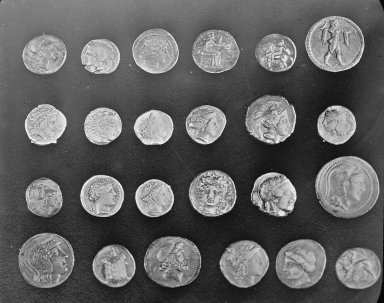
#> input picture skimage.data.coins(), 384 x 303 px
$ jupyter execute --allow-errors 00_images_are_arrays.ipynb   (shell and % lines are left out)   (older library calls are emulated)
#> lines starting #> are read from the running program, lines starting #| are printed output that depends on the picture; after the words box and inside, x2 and y2 are one past the last pixel; in counts of white or black regions, pixels touching at a corner belong together; long printed decimals are rounded
### lectures/skdemo/_skdemo.py
from __future__ import division

import numpy as np
import matplotlib.pyplot as plt
from mpl_toolkits import axes_grid1 # For colorbars

from scipy.ndimage import grey_dilation

from skimage import img_as_float
from skimage import color
from skimage import exposure
from skimage.util.dtype import dtype_limits

from matplotlib.colors import NoNorm, BoundaryNorm, ListedColormap
from matplotlib import cm
from matplotlib.cm import ScalarMappable, get_cmap


__all__ = ['imshow_all', 'imshow_with_histogram', 'mean_filter_demo',
           'mean_filter_interactive_demo', 'plot_cdf', 'plot_histogram',
           'colorbars','add_colorbar','match_axes_height',
           'scatter_matrix', 'force_integer_ticks',
           'discrete_cmap', 'discrete_colorbar',
           'show_segmentation', 'show_features']


# Gray-scale images should actually be gray!
plt.rcParams['image.cmap'] = 'gray'


#--------------------------------------------------------------------------
#  Custom `imshow` functions
#--------------------------------------------------------------------------

# [84 lines left out: functions imshow_rgb_shifted, imshow_all, imshow_with_histogram, not called in this run]


#--------------------------------------------------------------------------
#  Helper functions
#--------------------------------------------------------------------------

def add_colorbar(im, aspect=20, pad_fraction=0.5, **kwargs):
    """Add a vertical color bar to an image plot.

    See https://stackoverflow.com/a/33505522"""
    divider = axes_grid1.make_axes_locatable(im.axes)
    width = axes_grid1.axes_size.AxesY(im.axes, aspect=1./aspect)
    pad = axes_grid1.axes_size.Fraction(pad_fraction, width)
    current_ax = plt.gca()
    cax = divider.append_axes("right", size=width, pad=pad)
    plt.sca(current_ax)
    return im.axes.figure.colorbar(im, cax=cax, **kwargs)

def colorbars(axes=None, fig=None, return_handles=False,
              aspect=20, pad_fraction=0.5, **kwargs):
    """
    Add colorbars to all axes that contain an image
    `axes`: axes to which colorbars will be added
            Axes object, list of Axes or array of Axes
    `fig`: if `axes` is None, figure from which to extract axes
         if both `axes` and `fig` are None, apply to current figure
    `return_handles`: if True, returns a list of Colorbar objects
    `aspect`: aspect ratio of the colorbar (default 20)
    `pad_fraction`: space between image and colorbar (default 0.5)
    `**kwargs`: other parameters passed to `plt.colorbar`
    """
    if (axes is None):
        if (fig is None):
            fig = plt.gcf()
        axes=fig.axes
    if (type(axes) is list or type(axes) is np.ndarray):
        cbars=[]
        for ax in axes:
            cb = colorbars(ax, return_handles=True,
                           aspect=aspect, pad_fraction=pad_fraction,
                           **kwargs)
            cbars.extend(cb)
    else:
        imgs=axes.images
        if (len(imgs)>0):
            #return [plt.colorbar(imgs[0],ax=axes)] # Use first image from the axes
            cbars=[add_colorbar(imgs[0],aspect=aspect, pad_fraction=pad_fraction, **kwargs)]
        else:
            cbars=[]
    if return_handles:
        return cbars
    else:
        return

# [125 lines left out: functions match_axes_height, plot_cdf, plot_histogram, _plot_histogram, iter_channels, mean_filter_demo and 4 more, not called in this run]

#-------------------------------------------------------------------------
# Classification demo
#-------------------------------------------------------------------------

from matplotlib.colors import Normalize, colorConverter

# [209 lines left out: functions discrete_cmap, discrete_colorbar, scatter_matrix, show_segmentation, show_features, force_integer_ticks, not called in this run]


### lectures/00_images_are_arrays.ipynb
[cell 1]
#%matplotlib notebook
#%matplotlib auto

[cell 2]
import numpy as np
from matplotlib import pyplot as plt
import skimage

[cell 3]
import skdemo

# Images are numpy arrays

Images are represented in ``scikit-image`` using standard ``numpy`` arrays.  This allows maximum inter-operability with other libraries in the scientific Python ecosystem, such as ``matplotlib`` and ``scipy``.

Let's see how to build a grayscale image as a 2D array:

[cell 4]
import numpy as np
from matplotlib import pyplot as plt

random_image = np.random.random([50, 50])

plt.imshow(random_image, cmap='gray', interpolation='nearest');
plt.tight_layout()

The same holds for "real-world" images:

[cell 5]
from skimage import data

coins = data.coins()
#> coins is the input picture: shape (303, 384); min 1, max 252, mean 96.9

print(type(coins), coins.dtype, coins.shape)
#| <class 'numpy.ndarray'> uint8 (303, 384)
plt.figure()
plt.imshow(coins, cmap='gray', interpolation='nearest');
plt.tight_layout()

A color image is a 3D array, where the last dimension has size 3 and represents the red, green, and blue channels:

[cell 6]
cat = data.chelsea()
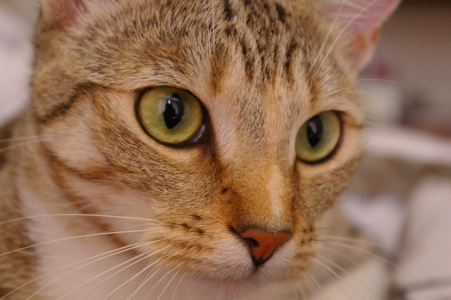
#> input picture skimage.data.chelsea(), 451 x 300 px
#> cat is the input picture: shape (300, 451, 3); mean R, G, B 147.7, 111.4, 86.8
print("Shape:", cat.shape)
#| Shape: (300, 451, 3)
print("Values min/max:", cat.min(), cat.max())
#| Values min/max: 0 231

plt.imshow(cat, interpolation='nearest');
plt.tight_layout()

These are *just numpy arrays*. Making a red square is easy using just array slicing and manipulation. Note that first dimension is row (y coordinate), second dimension is column (x coordinate) and last dimension is channel (R,G,B). Pixel coordinates start at (0,0) on the top-left corner.

[cell 7]
cat[10:60, 10:210, :] = [255, 0, 0]  # [red, green, blue]
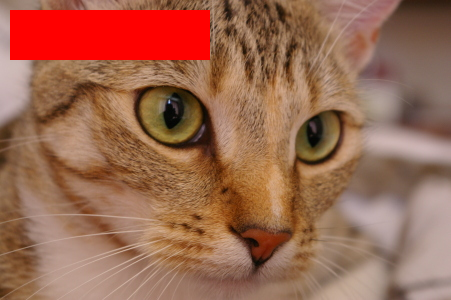
#> cat: shape (300, 451, 3); 7.39% of pixels changed, all inside (x1, y1, x2, y2) = (10, 10, 210, 60)
plt.imshow(cat);

Images can also include transparent regions by adding a 4th channel, called an *alpha layer*.

__Other shapes, and their meanings__

|Image type|Coordinates|
|:---|:---|
|2D grayscale|(row, column)|
|2D multichannel|(row, column, channel)|
|3D grayscale|(plane, row, column)|
|3D multichannel|(plane, row, column, channel)|

## Data types and image values

In literature, one finds different conventions for representing image values:

```
  0 - 255   where  0 is black, 255 is white
  0 - 1     where  0 is black, 1 is white
```

``scikit-image`` supports both conventions--the choice is determined by the
data-type of the array.

Let's generate two valid images and display them:

[cell 8]
linear0 = np.linspace(0, 1, 2500).reshape((50, 50))
linear1 = np.linspace(0, 255, 2500).reshape((50, 50)).astype(np.uint8)

print("Linear0:", linear0.dtype, linear0.min(), linear0.max())
print("Linear1:", linear1.dtype, linear1.min(), linear1.max())

fig, (ax0, ax1) = plt.subplots(1, 2, figsize=(6,2))
ax0.imshow(linear0, cmap='gray'); ax0.set_title('Linear0')
ax1.imshow(linear1, cmap='gray'); ax1.set_title('Linear1');
skdemo.colorbars()

They do not have the same values, but they look exactly the same !

The library is designed in such a way that any data-type is allowed as input,
as long as the range is correct (0-1 for floating point images, 0-255 for unsigned bytes,
0-65535 for unsigned 16-bit integers).

This is achieved through the use of a few utility functions, such as ``img_as_float`` and ``img_as_ubyte``:

[cell 9]
from skimage import img_as_float, img_as_ubyte

image = data.chelsea()

image_float = img_as_float(image)
image_ubyte = img_as_ubyte(image)

print("type, min, max:", image_float.dtype, image_float.min(), image_float.max())
#| type, min, max: float64 0.0 0.9059
print("type, min, max:", image_ubyte.dtype, image_ubyte.min(), image_ubyte.max())
#| type, min, max: uint8 0 231

print("231/255 =", 231/255.)

Your code would then typically look like this:

```python
def my_function(any_image):
   float_image = img_as_float(any_image)
   # Proceed, knowing image is in [0, 1]
```

We recommend using the floating point representation, given that
``scikit-image`` mostly uses that format internally.

## Displaying images using matplotlib

Before we get started, a quick note about plotting images---specifically, plotting gray-scale images with Matplotlib. We'll want to make sure we have numpy and matplotlib imported.

[cell 10]
import matplotlib.pyplot as plt
import numpy as np

First, let's grab an example image from `scikit-image`.

[cell 11]
from skimage import data

image = data.camera()
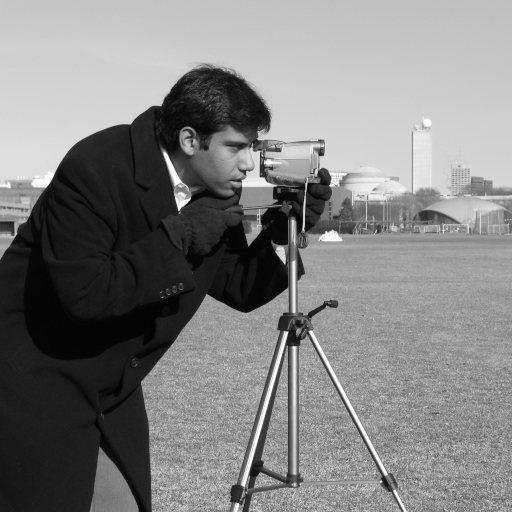
#> input picture skimage.data.camera(), 512 x 512 px
#> image is the input picture: shape (512, 512); min 0, max 255, mean 129.1

### Colormap

The colormap _maps_ scalar values to colors. Depending on the colormap, the same value of `image[i,j]` will be displayed as a different color.

If we plot a gray-scale image using the default colormap, `jet`, and a gray-scale color
map, `gray`, you can easily see the difference. Note that we added the colorbar to the side to see the colormap mapping from scalar values to colors.

[cell 12]
fig, (ax_jet, ax_gray) = plt.subplots(ncols=2, figsize=(10, 3.5))

im=ax_jet.imshow(image, cmap='jet'); plt.colorbar(im, ax=im.axes)
im=ax_gray.imshow(image, cmap='gray'); plt.colorbar(im, ax=im.axes);

Notice how the face looks distorted and splotchy with the `jet` colormap. Also, this colormap distorts the concepts of light and dark, and there are artificial boundaries created by the different color hues.

Here's another example:

[cell 13]
X, Y = np.mgrid[-5:5.1:0.1, -5:5.1:0.1]
R = np.exp(-(X**2 + Y**2) / 15)

fig, (ax_jet, ax_gray) = plt.subplots(1, 2)
ax_jet.imshow(R, cmap='jet')
ax_gray.imshow(R, cmap='gray');
skdemo.colorbars(); fig.tight_layout()

Woah!  See all those non-existing contours?

Matplotlib has many different colormaps for various applications, that are almost always a better choice than `jet`. For instance:
- Perceptually uniform sequential colormap `viridis`
- Diverging colormaps (two different colors diverging from a central one) `seismic`
- Inverted grey levels `binary`

See more at https://matplotlib.org/examples/color/colormaps_reference.html

[cell 14]
fig, axes = plt.subplots(1, 4, figsize=(12, 2))

for i,cmap_name in enumerate(['viridis', 'seismic', 'gray', 'binary']):
    im=axes[i].imshow(R, cmap=cmap_name)
    plt.colorbar(im, ax=axes[i])
    axes[i].set_title(cmap_name)

Don't worry: color images are unaffected by this change. The colormap applies only to scalar images.

Note: To get a bit more insight into how `mgrid` worked, lets also display `X`, `Y` and `X**2+Y**2`:

[cell 15]
fig, (ax_X, ax_Y, ax_D) = plt.subplots(1, 3,figsize=(8,3))
ax_X.imshow(X, cmap='seismic'); ax_X.set_title('X')
ax_Y.imshow(Y, cmap='seismic'); ax_Y.set_title('Y')
ax_D.imshow((X**2+Y**2), cmap='viridis'); ax_D.set_title('X**2+Y**2')
skdemo.colorbars()
fig.tight_layout()

We have used ``numpy.ndgrid`` to generate a grid of `X[i,j]` and `Y[i,j]` values that go from -5 to 5. Array `R` is generated using element-wise operations that correspond to equation
$$R[i,j] = \exp\left(-\frac{X[i,j]^2+Y[i,j]^2}{15}\right)$$
$R[i,j]$  is maximal with value `1.0` in the center where $X[i,j]=Y[i,j]=0$, and decrease as the distance from the center increases.

To avoid having to set `cmap` explicitely in ``imshow``, you can add the following setting at the top of any script to change the default colormap:

[cell 16]
plt.rcParams['image.cmap'] = 'gray'

### Interpolation method

What is displayed has always to be adapted to the screen. First thing is that the size of the image in pixels almost never corresponds to the size on the screen. The image has to be resized first, which matplotlib do automatically for us. When the size on screen is larger than the image size, interpolation is used to make it larger than it is actually.

Here, we create a simple image manually and display it using `nearest` and `bilinear` interpolation:

[cell 17]
from matplotlib.ticker import MaxNLocator

bitmap=np.array([[0,1,0,1,1,1],[1,0,1,0,1,1],[0,1,0.5,0,0,1],[1,0,1,0,0,0]])

fig, axes = plt.subplots(1, 3, figsize=(12, 3))

for i,interp_name in enumerate(['nearest', 'bilinear', 'bicubic']):
    im=axes[i].imshow(bitmap, interpolation=interp_name)
    #plt.colorbar(im, ax=axes[i],shrink=0.6)
    skdemo.add_colorbar(im)
    axes[i].set_title(interp_name)
    axes[i].set_xticks(range(bitmap.shape[1]))
    axes[i].set_yticks(range(bitmap.shape[0]))

- `nearest` simply replaces each pixel by a rectangle to match the display size. This is the approach that is the best to really control what we display, as it does not make any assumption on the content of the image.
- `bilinear` instead tries to produce a reconstruction of the real image assuming it is piecewise linear.
- `bicubic` is the default, and assume the real image should be smooth.

Let's see on a part of the photograph image:

[cell 18]
face = image[100:160, 220:280]

fig, axes = plt.subplots(1, 3, figsize=(12,5))

for i,interp_name in enumerate(['nearest', 'bilinear', 'bicubic']):
    im=axes[i].imshow(face, interpolation=interp_name)
    axes[i].set_title(interp_name)

To keep control and avoid any artifacts due to the interpolation, we can configure the default to `nearest`:

[cell 19]
plt.rcParams['image.interpolation'] = 'nearest'

### Interactive demo: interpolation and color maps

Let's first check the `interact` functionalities works. We should see a dropdown menu for `x`, and a slider for `y`.

[cell 20]
from ipywidgets import interact, fixed, FloatSlider
from collections import OrderedDict

# Test Interactive demo
def f(x,y):
    print('The values are: ',x ,', ',y)
interact(f,x=OrderedDict((str(v), v) for v in [1,2,3,4,10,20]), y=FloatSlider(min=0,max=30,step=0.5))
#> the sliders are set to x = OrderedDict([('1', 1), ('2', 2, y = <module 'ipywidgets.FloatSlide
#> the sliders are set to image = <module 'ipywidgets.fixed_' fr, cmap = Accent, interpolation = nearest, x0 = 24, y0 = 40

[cell 21]
## Interactive code
from ipywidgets import interact, fixed, IntSlider
from matplotlib import cm as colormaps
import matplotlib.colors
import inspect

def imshow_params(image, cmap='gray', interpolation='bicubic', x0=0, y0=0):
    N=16

    fig, axes = plt.subplots(1, 4, figsize=(15, 4))

    reverse_cmap=False
    if reverse_cmap:
        cmap = cmap + '_r'

    axes[0].imshow(image, cmap='gray', interpolation='nearest')
    axes[0].plot([x0,x0+N,x0+N,x0,x0],[y0,y0,y0+N,y0+N,y0],'r')
    axes[0].set_xlim(-0.5,image.shape[1]-0.5)
    axes[0].set_ylim(-0.5,image.shape[0]-0.5)
    axes[0].invert_yaxis()
    axes[0].set_title('Original')

    axes[1].imshow(image[y0:y0+N, x0:x0+N], cmap='gray', interpolation='nearest')
    axes[1].set_title('{N}x{N} block'.format(N=N))
    axes[1].set_xlabel('No interpolation')

    axes[2].imshow(image, cmap=cmap, interpolation=interpolation)
    axes[2].set_title('%s colormap' % cmap)
    axes[2].set_xlabel('%s interpolation' % interpolation)

    axes[3].imshow(image[y0:y0+N, x0:x0+N], cmap=cmap, interpolation=interpolation)
    axes[3].set_title('{N}x{N} block'.format(N=N))
    axes[3].set_xlabel('%s interpolation' % interpolation)

    #axes[4].imshow(R, cmap=cmap, interpolation=interpolation)
    #axes[4].set_title('%s colormap' % cmap)
    #axes[4].set_xlabel('%s interpolation' % interpolation)

    for ax in axes:
        ax.set_xticks([])
        ax.set_yticks([])

cmaplist=sorted([c for c in dir(colormaps)
                       if not c.endswith('_r') and
                          isinstance(getattr(colormaps, c),
                                     matplotlib.colors.Colormap)],
                      key=lambda x: x.lower())

[cell 22]
import warnings
warnings.filterwarnings('ignore')

#> (the rest of this cell did not finish here and is left out)

## Image resizing

The library `skimage` allows to resize images either using a scaling factor (`transform.rescale`), or the size of the output image (`transform.resize`). A common application is if we want to process an image that is very large and we do not need all the details, we can rescale it before processing to reduce the memory and computational load.

Note: when displaying with `imshow`, the image is resized automatically to the plot area; we do not need to can these functions ourselves. Always look at the axes ticks to confirm the size of the actual image. For instance, in the next cell, the first and second image are displayed with the same size, but the second one has 4 times less pixels on each dimension.

[cell 23]
image.shape
#> Out = (512, 512)

[cell 24]
from skimage import transform

image2 = transform.rescale(image, 0.25, multichannel=False, mode='reflect', anti_aliasing=True)
image3 = transform.resize(image, [20,30], anti_aliasing=True, mode='reflect')

fig, axes = plt.subplots(1,3,figsize=(10,3))
axes[0].imshow(image);  axes[0].set_title("{}".format(image.shape))
axes[1].imshow(image2); axes[1].set_title("{}".format(image2.shape))
axes[2].imshow(image3); axes[2].set_title("{}".format(image3.shape))

## Image I/O

Mostly, we won't be using input images from the scikit-image example data sets.  Those images are typically stored in JPEG or PNG format.  Since scikit-image operates on NumPy arrays, *any* image reader library that provides arrays will do.  Options include matplotlib, pillow, imageio, imread, etc.

scikit-image conveniently wraps many of these in the `io` submodule, and will use whatever option is available:

[cell 25]
from skimage import io

balloon = io.imread('../images/balloon.jpg')
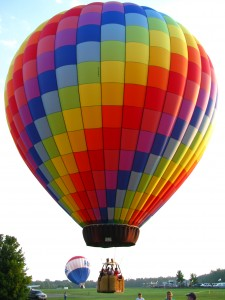
#> input picture images/balloon.jpg, 225 x 300 px
#> balloon is the input picture: shape (300, 225, 3); mean R, G, B 170.1, 140.5, 129.3

print(type(balloon))
#| <class 'numpy.ndarray'>
plt.imshow(balloon);

print(balloon.shape)
#| (300, 225, 3)

We also have the ability to load multiple images, or multi-layer TIFF images:

[cell 26]
ic = io.imread_collection('../images/*.png')
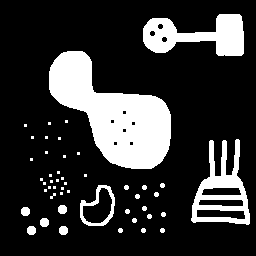
#> input picture images/bwshapes.png, 256 x 256 px
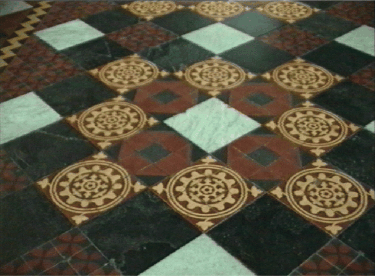
#> input picture images/chapel_floor.png, 376 x 277 px
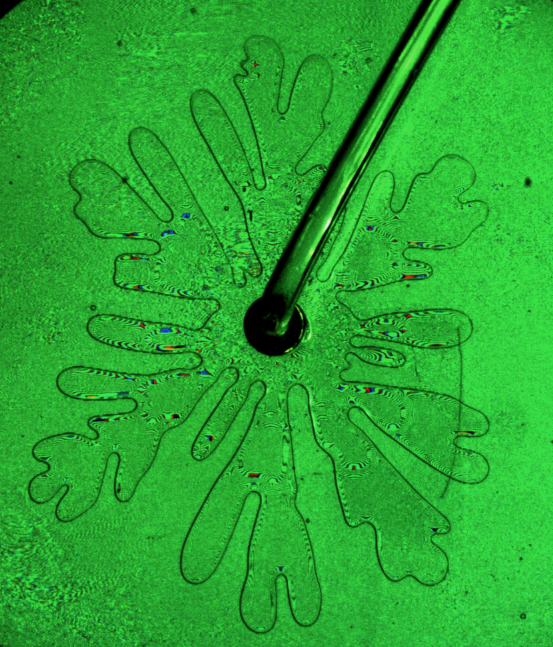
#> input picture images/fingers.png, 553 x 647 px
#> ic = 3 items

print(type(ic), '\n\n', ic)
#> (printed output is left out)

[cell 27]
f, axes = plt.subplots(nrows=1, ncols=len(ic), figsize=(15, 10))

for i, image in enumerate(ic):
    axes[i].imshow(image, cmap='gray')
    axes[i].axis('off')
#> this loop made 3 passes
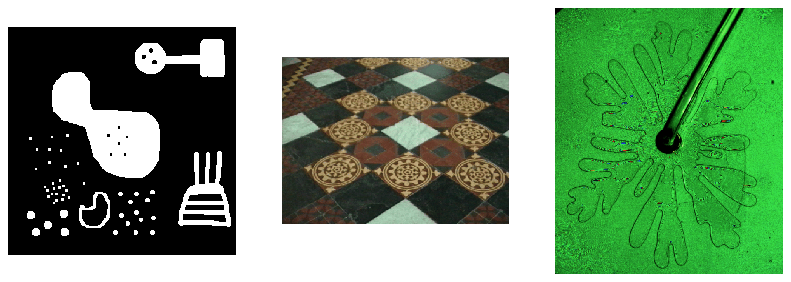
#> figure drawn by matplotlib, 3 panels

## <span class="exercize">Exercise: draw the letter H</span>

Define a function that takes as input an RGB image and a pair of coordinates (row, column), and returns the image (optionally a copy) with green letter H overlaid at those coordinates. The coordinates should point to the top-left corner of the H.

The arms and strut of the H should have a width of 3 pixels, and the H itself should have a height of 24 pixels and width of 20 pixels.

Start with the following template:

[cell 28]
def draw_H(image, coords, color=(0, 255, 0), in_place=False):
    if in_place:
        out = image
    else:
        out = image.copy()

    # your code goes here

    return out

Test your function like so:

[cell 29]
cat = data.chelsea()
cat_H = draw_H(cat, (50, -50))
plt.imshow(cat_H);

## <span class="exercize">Exercise: RGB intensity plot</span>

Plot the intensity of each channel of the image along a given row.
Start with the following template:

[cell 30]
def plot_intensity(image, row):
    # Fill in the three lines below
    red_values = 0   # TODO
    green_values = 0 # TODO
    blue_values = 0  # TODO

    plt.figure()
    plt.plot(red_values)
    plt.plot(green_values)
    plt.plot(blue_values)

    pass

Test your function here:

[cell 31]
# TODO:
plot_intensity(cat, 50)
#plot_intensity(cat, 100)
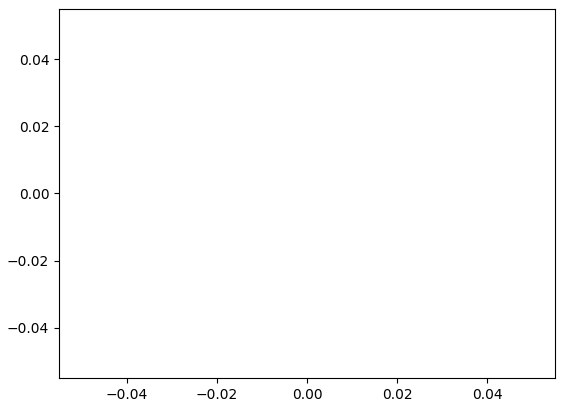
#> figure drawn by matplotlib, 1 panel

## Exercise: Convert to black and white

The *relative luminance* of an image is the intensity of light coming from each point. Different colors contribute differently to the luminance: it's very hard to have a bright, pure blue, for example. So, starting from an RGB image, the luminance is given by:

$$
Y = 0.2126R + 0.7152G + 0.0722B
$$

Use Python 3.5's matrix multiplication, `@`, to convert an RGB image to a grayscale luminance image.

Compare your results to that obtained with `skimage.color.rgb2gray`.

[cell 32]
def myrgb2gray(image):
    # Write code to convert RGB to gray

    gray = 0.0*image[:,:,0] # TODO: replace this by the real gray value
#> gray: shape (300, 225) float64; every value is 0

    return gray

fig, axes = plt.subplots(1,3,figsize=(10,3))
axes[0].imshow(balloon); axes[0].set_title('RGB')
axes[1].imshow(myrgb2gray(balloon)); axes[1].set_title('My Gray')
axes[2].imshow(skimage.color.rgb2gray(balloon)); axes[2].set_title('Reference Gray')
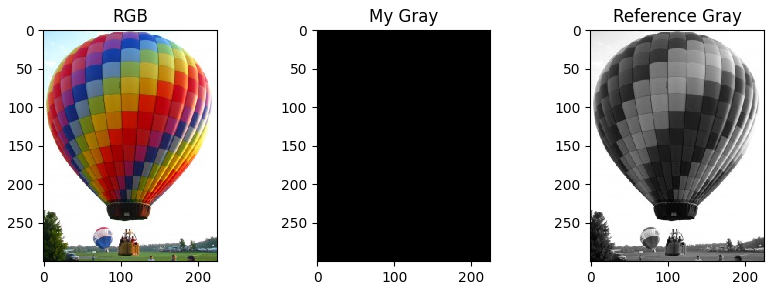
#> figure drawn by matplotlib, 3 panels
